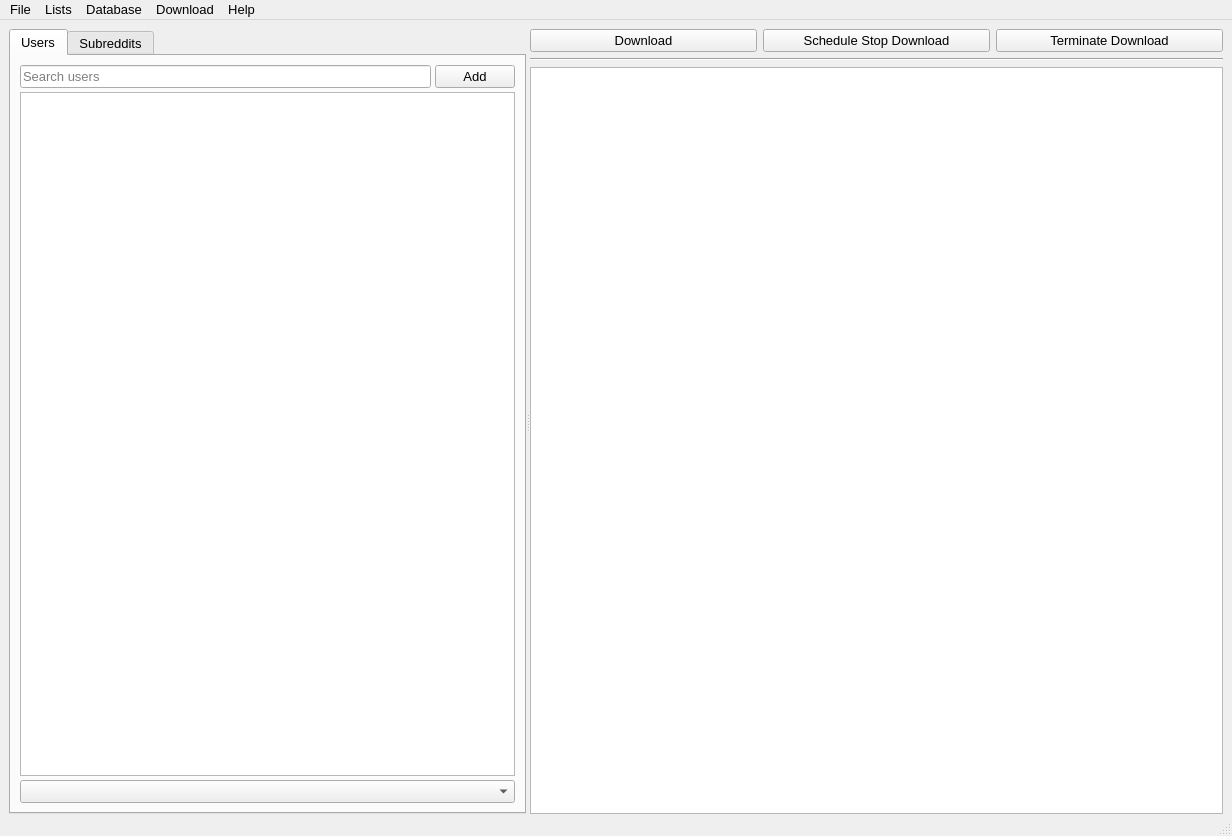
<?xml version="1.0" encoding="UTF-8"?>
<ui version="4.0">
 <class>MainWindow</class>
 <widget class="QMainWindow" name="MainWindow">
  <property name="geometry">
   <rect>
    <x>0</x>
    <y>0</y>
    <width>1232</width>
    <height>836</height>
   </rect>
  </property>
  <property name="font">
   <font>
    <pointsize>10</pointsize>
   </font>
  </property>
  <property name="windowTitle">
   <string>Downloader for Reddit</string>
  </property>
  <property name="windowIcon">
   <iconset>
    <normaloff>../images/RedditDownloaderIcon.png</normaloff>../images/RedditDownloaderIcon.png</iconset>
  </property>
  <widget class="QWidget" name="centralwidget">
   <layout class="QVBoxLayout" name="verticalLayout_4">
    <property name="bottomMargin">
     <number>0</number>
    </property>
    <item>
     <widget class="QSplitter" name="horz_splitter">
      <property name="orientation">
       <enum>Qt::Horizontal</enum>
      </property>
      <widget class="QTabWidget" name="object_tab_widget">
       <widget class="QWidget" name="user_tab">
        <attribute name="title">
         <string>Users</string>
        </attribute>
       <layout class="QVBoxLayout" name="verticalLayout">
        <property name="spacing">
         <number>4</number>
        </property>
        <item>
         <layout class="QHBoxLayout" name="horizontalLayout_4">
          <item>
           <widget class="QLineEdit" name="user_list_search_edit">
            <property name="minimumWidth">
             <number>120</number>
            </property>
            <property name="placeholderText">
             <string>Search users</string>
            </property>
           </widget>
          </item>
          <item>
           <widget class="QPushButton" name="add_user_button">
            <property name="toolTip">
             <string>Add User</string>
            </property>
            <property name="text">
             <string>Add</string>
            </property>
           </widget>
          </item>
         </layout>
        </item>
        <item>
         <widget class="QTableView" name="user_list_view">
          <property name="selectionMode">
           <enum>QAbstractItemView::ExtendedSelection</enum>
          </property>
          <property name="selectionBehavior">
           <enum>QAbstractItemView::SelectRows</enum>
          </property>
          <property name="sortingEnabled">
           <bool>true</bool>
          </property>
          <attribute name="verticalHeaderVisible">
           <bool>false</bool>
          </attribute>
         </widget>
        </item>
        <item>
         <widget class="QComboBox" name="user_lists_combo">
          <property name="toolTip">
           <string>Current user list</string>
          </property>
         </widget>
        </item>
       </layout>
       </widget>
       <widget class="QWidget" name="subreddit_tab">
        <attribute name="title">
         <string>Subreddits</string>
        </attribute>
       <layout class="QVBoxLayout" name="verticalLayout_2">
        <property name="spacing">
         <number>4</number>
        </property>
        <item>
         <layout class="QHBoxLayout" name="horizontalLayout_5">
          <item>
           <widget class="QLineEdit" name="subreddit_list_search_edit">
            <property name="minimumWidth">
             <number>120</number>
            </property>
            <property name="placeholderText">
             <string>Search subreddits</string>
            </property>
           </widget>
          </item>
          <item>
           <widget class="QPushButton" name="add_subreddit_button">
            <property name="toolTip">
             <string>Add Subreddit</string>
            </property>
            <property name="text">
             <string>Add</string>
            </property>
           </widget>
          </item>
         </layout>
        </item>
        <item>
         <widget class="QTableView" name="subreddit_list_view">
          <property name="font">
           <font>
            <pointsize>10</pointsize>
           </font>
          </property>
          <property name="selectionMode">
           <enum>QAbstractItemView::ExtendedSelection</enum>
          </property>
          <property name="selectionBehavior">
           <enum>QAbstractItemView::SelectRows</enum>
          </property>
          <property name="sortingEnabled">
           <bool>true</bool>
          </property>
          <attribute name="verticalHeaderVisible">
           <bool>false</bool>
          </attribute>
         </widget>
        </item>
        <item>
         <widget class="QComboBox" name="subreddit_list_combo">
          <property name="font">
           <font>
            <pointsize>10</pointsize>
           </font>
          </property>
          <property name="toolTip">
           <string>Current subreddit list</string>
          </property>
         </widget>
        </item>
       </layout>
       </widget>
      </widget>
      <widget class="QWidget" name="layoutWidget">
       <layout class="QVBoxLayout" name="verticalLayout_3">
        <item>
         <layout class="QHBoxLayout" name="download_button_layout">
          <item>
           <widget class="QPushButton" name="download_button">
            <property name="font">
             <font>
              <pointsize>10</pointsize>
             </font>
            </property>
            <property name="toolTip">
             <string>Download selected user or subreddit list</string>
            </property>
            <property name="text">
             <string>Download</string>
            </property>
           </widget>
          </item>
          <item>
           <widget class="QPushButton" name="soft_stop_download_button">
            <property name="font">
             <font>
              <pointsize>10</pointsize>
             </font>
            </property>
            <property name="toolTip">
             <string>Stops the current download, but allows in progress downloads to finish</string>
            </property>
            <property name="text">
             <string>Schedule Stop Download</string>
            </property>
           </widget>
          </item>
          <item>
           <widget class="QPushButton" name="terminate_download_button">
            <property name="toolTip">
             <string>Stops the download immediately and terminates in progress downloads (may result in corrupted files for downloads that were not complete)</string>
            </property>
            <property name="text">
             <string>Terminate Download</string>
            </property>
           </widget>
          </item>
         </layout>
        </item>
        <item>
         <widget class="Line" name="line">
          <property name="orientation">
           <enum>Qt::Horizontal</enum>
          </property>
         </widget>
        </item>
        <item>
         <widget class="QListView" name="output_list_view">
          <property name="styleSheet">
           <string notr="true">QListView {
	outline: 0;
}

QListView::item:hover {
    background: white;
}

QListView::item:selected {
	background: white;
}

QListView::item:active {
	background: white;
}</string>
          </property>
          <property name="editTriggers">
           <set>QAbstractItemView::NoEditTriggers</set>
          </property>
          <property name="selectionMode">
           <enum>QAbstractItemView::NoSelection</enum>
          </property>
         </widget>
        </item>
       </layout>
      </widget>
     </widget>
    </item>
   </layout>
  </widget>
  <widget class="QMenuBar" name="menubar">
   <property name="geometry">
    <rect>
     <x>0</x>
     <y>0</y>
     <width>1232</width>
     <height>23</height>
    </rect>
   </property>
   <widget class="QMenu" name="file_menu">
    <property name="title">
     <string>File</string>
    </property>
    <addaction name="open_settings_menu_item"/>
    <addaction name="separator"/>
    <addaction name="connect_reddit_account_menu_item"/>
    <addaction name="separator"/>
    <addaction name="open_data_directory_menu_item"/>
    <addaction name="separator"/>
    <addaction name="minimize_to_tray_menu_item"/>
    <addaction name="separator"/>
    <addaction name="exit_menu_item"/>
   </widget>
   <widget class="QMenu" name="lists_menu">
    <property name="title">
     <string>Lists</string>
    </property>
    <addaction name="add_user_list_menu_item"/>
    <addaction name="add_subreddit_list_menu_item"/>
    <addaction name="separator"/>
    <addaction name="remove_user_list_menu_item"/>
    <addaction name="remove_subreddit_list_menu_item"/>
    <addaction name="separator"/>
    <addaction name="export_user_list_menu_item"/>
    <addaction name="export_subreddit_list_menu_item"/>
   </widget>
   <widget class="QMenu" name="help_menu">
    <property name="title">
     <string>Help</string>
    </property>
    <addaction name="imgur_credit_dialog_menu_item"/>
    <addaction name="separator"/>
    <addaction name="user_manual_menu_item"/>
    <addaction name="ffmpeg_requirement_dialog_menu_item"/>
    <addaction name="command_line_options_menu_item"/>
    <addaction name="separator"/>
    <addaction name="check_for_updates_menu_item"/>
    <addaction name="separator"/>
    <addaction name="about_menu_item"/>
   </widget>
   <widget class="QMenu" name="menuDownload">
    <property name="title">
     <string>Download</string>
    </property>
    <addaction name="download_user_list_menu_item"/>
    <addaction name="download_subreddit_list_menu_item"/>
    <addaction name="download_user_list_constrained_menu_item"/>
    <addaction name="separator"/>
    <addaction name="run_unfinished_extractions_menu_item"/>
    <addaction name="run_unfinished_downloads_menu_item"/>
    <addaction name="run_all_unfiinished_menu_item"/>
   </widget>
   <widget class="QMenu" name="menuDatabase">
    <property name="title">
     <string>Database</string>
    </property>
    <addaction name="database_view_menu_item"/>
    <addaction name="separator"/>
    <addaction name="download_sessions_view_menu_item"/>
    <addaction name="reddit_objects_view_menu_item"/>
    <addaction name="posts_view_menu_item"/>
    <addaction name="content_view_menu_item"/>
    <addaction name="comments_view_menu_item"/>
    <addaction name="separator"/>
    <addaction name="failed_extraction_view_menu_item"/>
    <addaction name="failed_download_view_menu_item"/>
    <addaction name="separator"/>
    <addaction name="statistics_view_menu_item"/>
   </widget>
   <addaction name="file_menu"/>
   <addaction name="lists_menu"/>
   <addaction name="menuDatabase"/>
   <addaction name="menuDownload"/>
   <addaction name="help_menu"/>
  </widget>
  <widget class="QStatusBar" name="statusbar"/>
  <action name="add_user_list_menu_item">
   <property name="text">
    <string>Add User List</string>
   </property>
  </action>
  <action name="add_subreddit_list_menu_item">
   <property name="text">
    <string>Add Subreddit List</string>
   </property>
  </action>
  <action name="file_save">
   <property name="text">
    <string>Save</string>
   </property>
  </action>
  <action name="remove_user_list_menu_item">
   <property name="text">
    <string>Remove User List</string>
   </property>
  </action>
  <action name="remove_subreddit_list_menu_item">
   <property name="text">
    <string>Remove Subreddit List</string>
   </property>
  </action>
  <action name="open_settings_menu_item">
   <property name="text">
    <string>Settings</string>
   </property>
  </action>
  <action name="exit_menu_item">
   <property name="text">
    <string>Exit</string>
   </property>
  </action>
  <action name="failed_download_view_menu_item">
   <property name="text">
    <string>Failed Download</string>
   </property>
   <property name="toolTip">
    <string>Display the failed download list for the last download session</string>
   </property>
  </action>
  <action name="file_open_user_finder">
   <property name="text">
    <string>Open User Finder</string>
   </property>
  </action>
  <action name="download_session_menu_item">
   <property name="text">
    <string>Download Sessions</string>
   </property>
  </action>
  <action name="failed_extraction_view_menu_item">
   <property name="text">
    <string>Failed Extractions</string>
   </property>
  </action>
  <action name="imgur_credit_dialog_menu_item">
   <property name="text">
    <string>Imgur Credits</string>
   </property>
  </action>
  <action name="about_menu_item">
   <property name="text">
    <string>About</string>
   </property>
  </action>
  <action name="file_user_list_count">
   <property name="text">
    <string>User List Count:</string>
   </property>
  </action>
  <action name="file_subreddit_list_count">
   <property name="text">
    <string>Subreddit List Count:</string>
   </property>
  </action>
  <action name="user_manual_menu_item">
   <property name="text">
    <string>User Manual</string>
   </property>
  </action>
  <action name="check_for_updates_menu_item">
   <property name="text">
    <string>Check For Update</string>
   </property>
  </action>
  <action name="sort_list_by_name_menu_item">
   <property name="checkable">
    <bool>true</bool>
   </property>
   <property name="text">
    <string>Name</string>
   </property>
  </action>
  <action name="sort_list_by_date_added_menu_item">
   <property name="checkable">
    <bool>true</bool>
   </property>
   <property name="text">
    <string>Date Added</string>
   </property>
  </action>
  <action name="sort_list_by_post_count_menu_item">
   <property name="checkable">
    <bool>true</bool>
   </property>
   <property name="text">
    <string>Post Count</string>
   </property>
  </action>
  <action name="open_data_directory_menu_item">
   <property name="text">
    <string>Open Data Directory</string>
   </property>
  </action>
  <action name="import_database_file_menu_item">
   <property name="text">
    <string>Import Save File</string>
   </property>
  </action>
  <action name="ffmpeg_requirement_dialog_menu_item">
   <property name="text">
    <string>FFmpeg Requirement</string>
   </property>
  </action>
  <action name="download_user_list_menu_item">
   <property name="text">
    <string>Download User List</string>
   </property>
  </action>
  <action name="download_subreddit_list_menu_item">
   <property name="text">
    <string>Download Subreddit List</string>
   </property>
  </action>
  <action name="download_user_list_constrained_menu_item">
   <property name="text">
    <string>Download User List Constrained</string>
   </property>
   <property name="toolTip">
    <string>&lt;html&gt;&lt;head/&gt;&lt;body&gt;&lt;p&gt;Download user list, but only extract posts made to subreddits in the subreddit list&lt;/p&gt;&lt;/body&gt;&lt;/html&gt;</string>
   </property>
  </action>
  <action name="run_unfinished_extractions_menu_item">
   <property name="text">
    <string>Run Unfinished Extractions</string>
   </property>
  </action>
  <action name="run_unfinished_downloads_menu_item">
   <property name="text">
    <string>Run Unfinished Downloads</string>
   </property>
  </action>
  <action name="sort_list_by_content_count_menu_item">
   <property name="text">
    <string>Content Count</string>
   </property>
  </action>
  <action name="sort_list_by_comment_count_menu_item">
   <property name="text">
    <string>Comment Count</string>
   </property>
  </action>
  <action name="sort_list_by_date_created_menu_item">
   <property name="text">
    <string>Date Created</string>
   </property>
   <property name="toolTip">
    <string>Sort reddit objects by the date that the item was created on reddit</string>
   </property>
  </action>
  <action name="sort_list_by_score_menu_item">
   <property name="text">
    <string>Total Score</string>
   </property>
  </action>
  <action name="database_view_menu_item">
   <property name="text">
    <string>Database View</string>
   </property>
  </action>
  <action name="download_sessions_view_menu_item">
   <property name="text">
    <string>Download Sessions</string>
   </property>
  </action>
  <action name="reddit_objects_view_menu_item">
   <property name="text">
    <string>Reddit Objects</string>
   </property>
  </action>
  <action name="posts_view_menu_item">
   <property name="text">
    <string>Posts</string>
   </property>
  </action>
  <action name="content_view_menu_item">
   <property name="text">
    <string>Content</string>
   </property>
  </action>
  <action name="comments_view_menu_item">
   <property name="text">
    <string>Comments</string>
   </property>
  </action>
  <action name="statistics_view_menu_item">
   <property name="text">
    <string>Statistics</string>
   </property>
  </action>
  <action name="run_all_unfiinished_menu_item">
   <property name="text">
    <string>Run All Unfinished</string>
   </property>
  </action>
  <action name="export_user_list_menu_item">
   <property name="text">
    <string>Export User List</string>
   </property>
  </action>
  <action name="export_subreddit_list_menu_item">
   <property name="text">
    <string>Export Subreddit List</string>
   </property>
  </action>
  <action name="command_line_options_menu_item">
   <property name="text">
    <string>Command Line Options</string>
   </property>
  </action>
  <action name="minimize_to_tray_menu_item">
   <property name="text">
    <string>Minimize To Tray</string>
   </property>
  </action>
  <action name="connect_reddit_account_menu_item">
   <property name="text">
    <string>Connect Reddit Account</string>
   </property>
  </action>
 </widget>
 <resources/>
 <connections/>
</ui>
